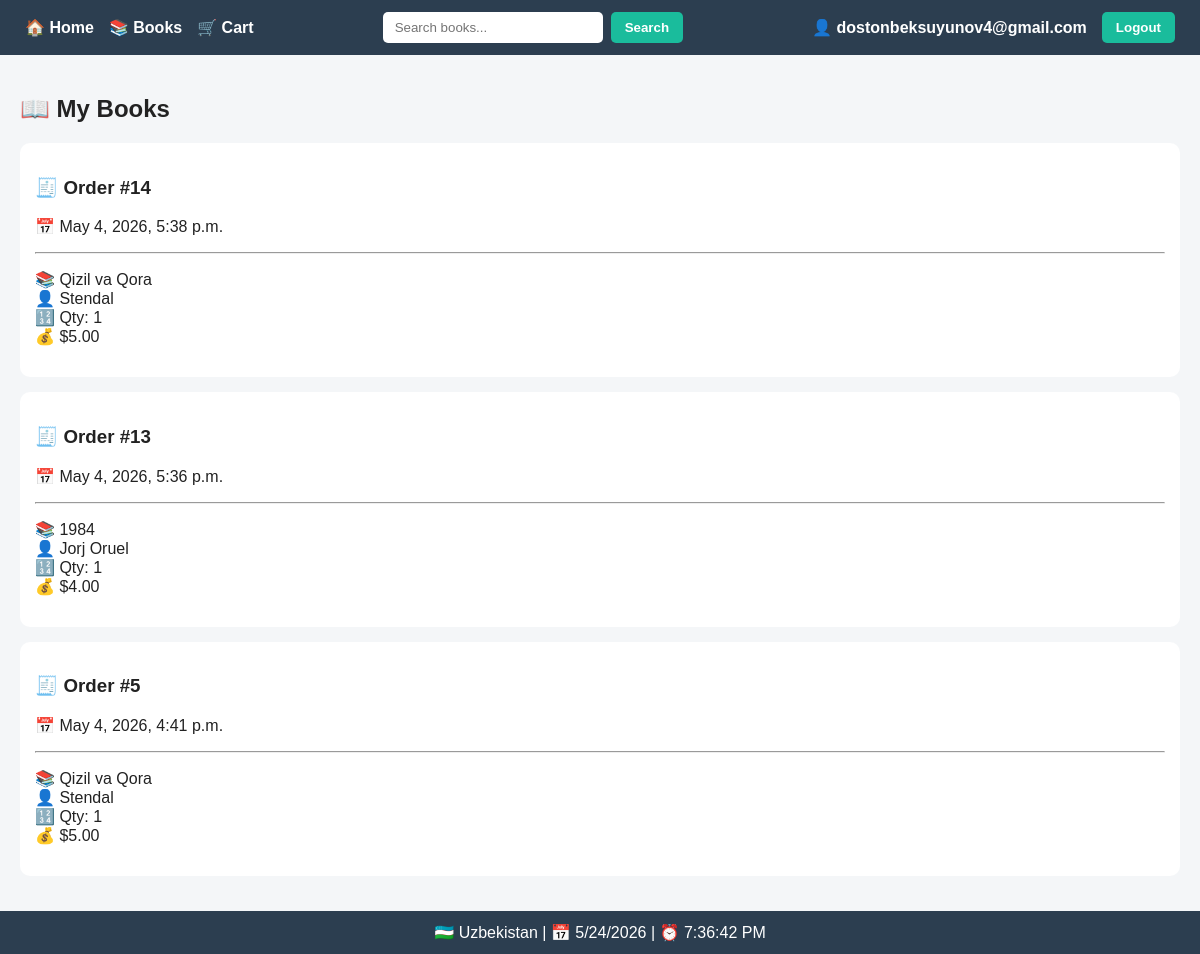
/books/my-books/ (signed in), run on the app's committed database.
### books/models.py (models this page shows, shortened)
class Order(models.Model):
    user = models.ForeignKey(
        User,
        on_delete=models.CASCADE,
        related_name='orders'
    )
    created_at = models.DateTimeField(auto_now_add=True)

class OrderItem(models.Model):
    order = models.ForeignKey(
        Order,
        on_delete=models.CASCADE,
        related_name='items'
    )
    book = models.ForeignKey(
        Book,
        on_delete=models.CASCADE
    )
    quantity = models.PositiveIntegerField()
    price = models.DecimalField(
        max_digits=10,
        decimal_places=2
    )

class Book(models.Model):
    title = models.CharField(max_length=255)
    author = models.CharField(max_length=255)
    image = models.ImageField(
        upload_to='books/',
        null=True,
        blank=True
    )
    price = models.DecimalField(
        max_digits=10,
        decimal_places=2
    )
    description = models.TextField(
        blank=True,
        null=True
    )
    is_deleted = models.BooleanField(default=False)

### books/views.py (the view)
@login_required
def my_books(request):
    orders = Order.objects.filter(user=request.user).order_by('-created_at')
    return render(request, 'books/my_books.html', {
        'orders': orders
    })

### books/templates/books/my_books.html
{% extends 'base.html' %}
{% block content %}
<h2>📖 My Books</h2>
{% for order in orders %}
    <div style="background:white;padding:15px;margin-bottom:15px;border-radius:10px;">
        <h3>🧾 Order #{{ order.id }}</h3>
        <p>📅 {{ order.created_at }}</p>
        <hr>
        {% for item in order.items.all %}
            <p>
                📚 {{ item.book.title }}<br>
                👤 {{ item.book.author }}<br>
                🔢 Qty: {{ item.quantity }}<br>
                💰 ${{ item.price }}
            </p>
        {% endfor %}
    </div>
{% empty %}
    <p>❌ No purchased books</p>
{% endfor %}
{% endblock %}

### templates/base.html (shortened to what this page needs)
<!DOCTYPE html>
<html lang="en">
<head>
</head>
<body>
<div class="navbar">
    <div class="left">
        <a href="{% url 'home' %}">
            🏠 Home
        </a>
        <a href="{% url 'book_list' %}">
            📚 Books
        </a>
        <a href="{% url 'cart_view' %}">
            🛒 Cart
        </a>
    </div>
    <div class="search">
        <form method="get"
              action="{% url 'book_list' %}">
            <input type="text"
                   name="q"
                   placeholder="Search books...">
            <button class="btn">
                Search
            </button>
        </form>
    </div>
    <div class="right">
        {% if user.is_authenticated %}
            <span class="username">
                👤 {{ user.username }}
            </span>
            <form method="post"
                  action="{% url 'logout' %}">
                <button class="btn">
                    Logout
                </button>
            </form>
        {% endif %}
    </div>
</div>
<div class="content">
    {% block content %}
    {% endblock %}
</div>
<div class="footer">
    🇺🇿 Uzbekistan |
    📅 <span id="date"></span> |
    ⏰ <span id="time"></span>
</div>
</body>
</html>

### templates/base.html (style rules this page uses)
* { box-sizing:border-box; }
body { margin: 0; font-family: Arial, sans-serif; background: #f4f6f8; color: #222; display: flex; flex-direction: column; min-height: 100vh; }
.navbar { display: flex; justify-content: space-between; align-items: center; padding: 12px 25px; background: #2c3e50; flex-wrap: wrap; }
.left, .right { display: flex; align-items: center; gap: 15px; }
.navbar a { color: white; text-decoration: none; font-weight: bold; transition: .3s; }
.search form { display:flex; gap:8px; }
.search input { padding: 8px 12px; border-radius: 5px; border: none; outline: none; width: 220px; }
.btn { padding: 8px 14px; background: #1abc9c; border-radius: 5px; border: none; cursor: pointer; color: white; font-weight:bold; transition:.3s; }
.username { color: white; font-weight: bold; }
.content { flex: 1; padding: 20px; }
.footer { background: #2c3e50; color: white; text-align: center; padding: 12px; margin-top: auto; }

### data on the page
Order: id "14", created_at "May 4, 2026, 5:38 p.m."
OrderItem: book "Qizil va Qora", book.author "Stendal", quantity "1", price "5.00"
Order: id "13", created_at "May 4, 2026, 5:36 p.m."
OrderItem: book "1984", book.author "Jorj Oruel", quantity "1", price "4.00"
Order: id "5", created_at "May 4, 2026, 4:41 p.m."
OrderItem: book "Qizil va Qora", book.author "Stendal", quantity "1", price "5.00"

### other printed values
{{ user.username }} "dostonbeksuyunov4@gmail.com"
